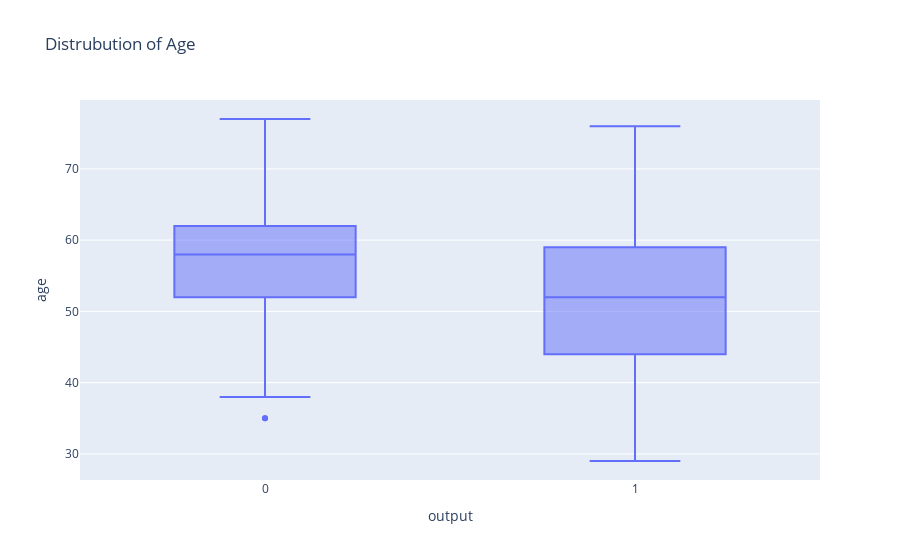

Notebook source saved alongside this figure:
### Markdown cell above
# Outliers

A box plot (or box-and-whisker plot) shows the distribution of quantitative data in a way that facilitates comparisons between variables.The box shows the quartiles of the dataset while the whiskers extend to show the rest of the distribution.The box plot (a.k.a. box and whisker diagram) is a standardized way of displaying the distribution of data based on the five number summary:
- Minimum
- First quartile
- Median
- Third quartile
- Maximum.

In the simplest box plot the central rectangle spans the first quartile to the third quartile (the interquartile range or IQR).A segment inside the rectangle shows the median and “whiskers” above and below the box show the locations of the minimum and maximum.

### Code cell
fig = px.box(df,y="age",x="output",title=f"Distrubution of Age")
fig.show()

### Figure 1 — Plotly figure (JSON) as saved in the notebook; plotly's stock layout.template omitted (floating-point values rounded to 4 significant figures; data arrays with more than 128 entries replaced by an {"elided": "..."} marker saying what was removed)
{"data": [{"alignmentgroup": "True", "hovertemplate": "output=%{x}<br>age=%{y}<extra></extra>", "legendgroup": "", "marker": {"color": "#636efa"}, "name": "", "notched": false, "offsetgroup": "", "orientation": "v", "showlegend": false, "type": "box", "x": {"elided": "303 int values"}, "x0": " ", "xaxis": "x", "y": {"elided": "303 int values"}, "y0": " ", "yaxis": "y"}], "layout": {"boxmode": "group", "legend": {"tracegroupgap": 0}, "title": {"text": "Distrubution of Age"}, "xaxis": {"anchor": "y", "domain": [0, 1], "title": {"text": "output"}}, "yaxis": {"anchor": "x", "domain": [0, 1], "title": {"text": "age"}}}}
